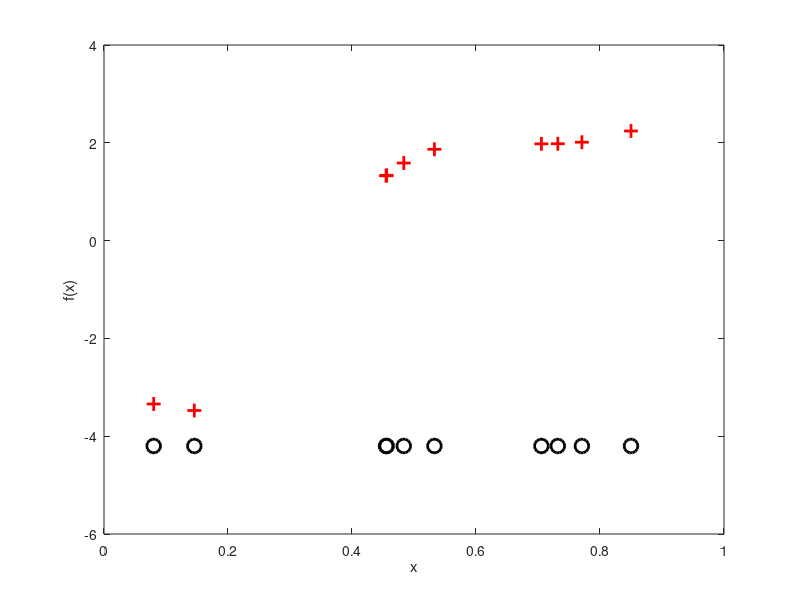
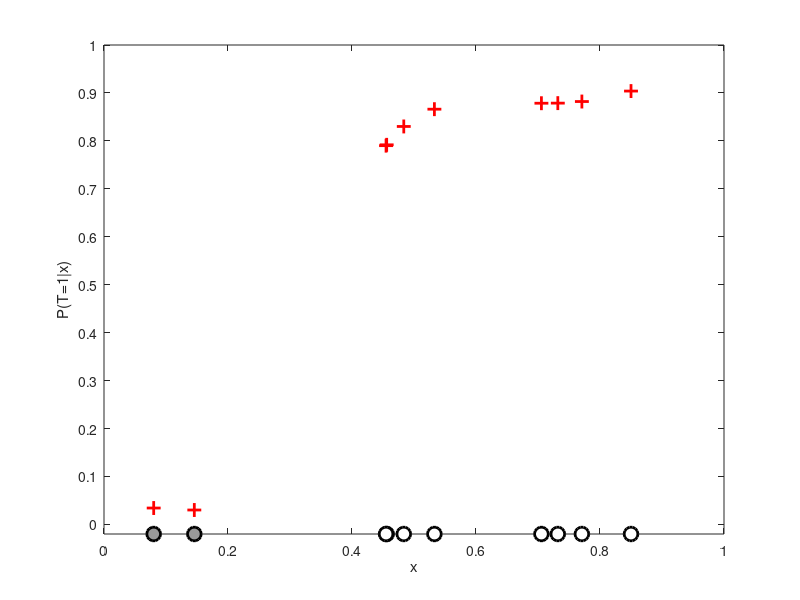
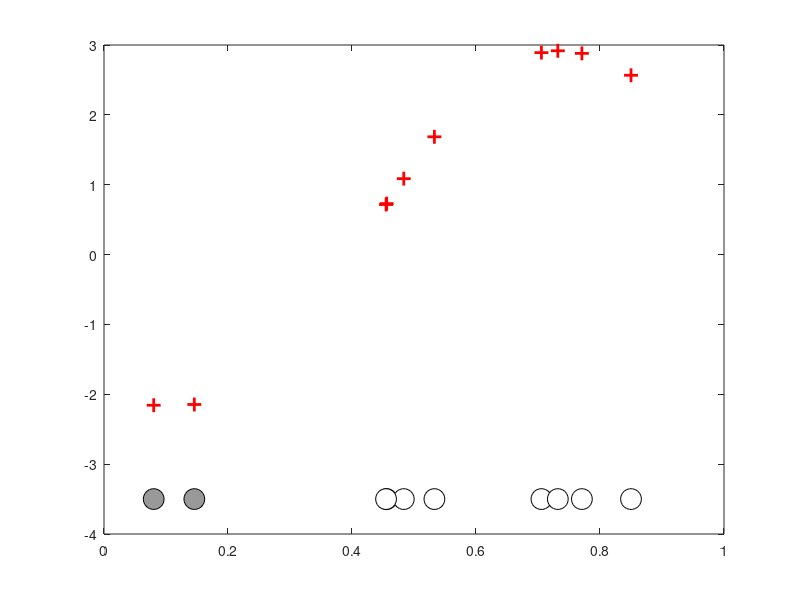
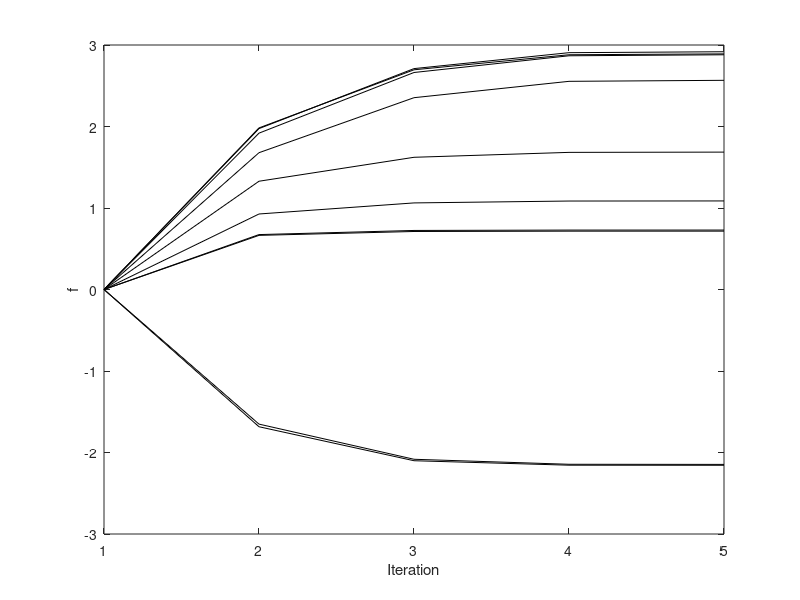

Write the MATLAB code that produced these figures, in order. (Note: this script raises an error after producing the figures.)
%% gpclass.m
% Performs binary GP classification with one dimensional data
%
% From A First Course in Machine Learning
% Simon Rogers, August 2016 [simon.rogers@glasgow.ac.uk]
%
clear all; close all;

%% Binary GP classification (1D) using the Laplace approximation
clear all;close all;

% If you don't want the exact data from the book, comment the rng line
% and the two that slightly change x values
rng(100);
N = 10;
x = rand(N,1);
x = sort(x);
x(3) = x(3) + 0.05;
x(10) = x(10) + 0.05;


%% Set the covariance parameters
gamma = 10;
alpha = 10;

%% Compute the covariance matrix (training)
for n = 1:N
    for m = 1:N
        C(n,m) = alpha*exp(-gamma*(x(n)-x(m))^2);
    end
end

%% Generative model - Figure 8.18 in book
% Change the rng parameter to get different datasets
rng(84)
% Sample a function from the GP prior
f = mvnrnd(repmat(0,N,1),C);
figure(1);
hold off;
% Plot the realisations of the function
plot(x,f,'r+','markersize',10,'linewidth',2)
hold on
xlabel('x')
ylabel('f(x)')
yl = ylim;
yl(1) = yl(1) - 0.2;
% Plot the data points along the x axis
plot(x,repmat(yl(1),N,1),'ko','markersize',10,'linewidth',2)

% Convert the function values to probabilities via a sigmoid function
figure(2);hold off
p = 1./(1+exp(-f));
% Plot the probabilities
plot(x,p,'r+','markersize',10,'linewidth',2)
ylim([-0.02 1]);
yl = ylim;
hold on
% Get some random numbers
u = rand(N,1);
t = zeros(N,1);
% Set the target class to 1 if the random value is less than the probability
t(u<=p') = 1;
% Plot the data agin, coloured according to class
pos = find(t==0);
plot(x(pos),repmat(yl(1),length(pos),1),'ko','markersize',10,'linewidth',2,'markerfacecolor',[0.6 0.6 0.6]);
pos = find(t==1);
plot(x(pos),repmat(yl(1),length(pos),1),'ko','markersize',10,'linewidth',2,'markerfacecolor',[1 1 1]);
set(gca,'ytick',[0:0.1:1],'yticklabel',[0:0.1:1])
xlabel('x')
ylabel('P(T=1|x)')


%% Inference of f
% We will start with a point estimate obtained through numerical
% optimisation

%% Newton-Rapshon procedure for finding the MAP estimate of f
% Initialise f as a vector of zeros
f = zeros(N,1);
% Pre-compute the inverse of C (for efficiency)
invC = inv(C);

% Newton-Raphson procedure (p.300)
max_its = 10;
it = 1;
allf = zeros(max_its,N);
allf(1,:) = f';
while it < max_its
    g = 1./(1+exp(-f));
    gradient = -invC*f + t - g;
    hessian = -invC - diag(g.*(1-g));
    f = f - inv(hessian)*gradient;
    it = it + 1;
    allf(it,:) = f';
end
hessian = -invC - diag(g.*(1-g));

figure();hold off
% Plot the inferred optimised f values
plot(x,f,'r+','markersize',10,'linewidth',2)
hold on
% plot the data
pos = find(t==0);
yl = ylim;
plot(x(pos),repmat(-3.5,length(pos),1),'ko','markersize',15,'markerfacecolor',[0.6 0.6 0.6])
pos = find(t==1);
yl = ylim;
plot(x(pos),repmat(-3.5,length(pos),1),'ko','markersize',15,'markerfacecolor',[1 1 1])
xlim([0 1])

% Plot the evolution of the f values through the optimisation
figure();
plot(allf(1:5,:),'k')
xlabel('Iteration');
ylabel('f');

%% Predictions with the point estimate
% Define some test points for vidualisation and compute the test covariance
testx = [0:0.01:1]';
Ntest = length(testx);
% Compute the required covariance functions
for n = 1:N
    for m = 1:Ntest
        R(n,m) = alpha*exp(-gamma*(x(n)-testx(m))^2);
    end
end

for n = 1:Ntest
    for m = 1:Ntest
        Cstar(n,m) = alpha*exp(-gamma*(testx(n) - testx(m))^2);
    end
end

% Compute the latent function at the test points
fs = R'*invC*f;

% Plot the predictive latent function
figure();hold off
plot(testx,fs,'k','color',[0.6 0.6 0.6],'linewidth',2)
hold on
pos = find(t==0);
yl = ylim;
plot(x(pos),f(pos),'ko','markersize',15,'markerfacecolor',[0.6 0.6 0.6])
pos = find(t==1);
plot(x(pos),f(pos),'ko','markersize',15,'markerfacecolor',[1 1 1])
xlabel('x')
ylabel('f(x)')

% Plot the predictive probabilities
figure()
hold off
plot(testx,1./(1+exp(-fs)),'k','linewidth',2,'color',[0.6 0.6 0.6])
hold on
pos = find(t==0);
plot(x(pos),1./(1+exp(-f(pos))),'ko','markersize',15,'markerfacecolor',[0.6 0.6 0.6])
pos = find(t==1);
plot(x(pos),1./(1+exp(-f(pos))),'ko','markersize',15,'markerfacecolor',[1 1 1])
ylim([-0.03 1])
xlabel('x')
ylabel('P(T=1|x)')



%% Propogating uncertainty through the sigmoid function
% In the previous example, we simply pushed the predictive mean through the
% sigmoid function. We can also account for the predictive variance. Here
% we do this by generating lots of samples from the latent function,
% pushing them all through the sigmoid function and then taking the mean

% Comute the predictive variance
predvar = diag(Cstar - R'*invC*R);
% Watch out for really small values
predvar(predvar<1e-6) = 1e-6;

% Generare lots of samples and then average
Nsamples = 10000;
u = randn(Ntest,Nsamples).*repmat(sqrt(predvar),1,Nsamples) + repmat(fs,1,Nsamples);
pavg = mean(1./(1+exp(-u)),2);

% Plot the resulting predictive probabilities
figure();
hold off
plot(testx,pavg,'k','linewidth',2,'color',[0.6 0.6 0.6])
hold on
pos = find(t==0);
plot(x(pos),1./(1+exp(-f(pos))),'ko','markersize',15,'markerfacecolor',[0.6 0.6 0.6])
pos = find(t==1);
plot(x(pos),1./(1+exp(-f(pos))),'ko','markersize',15,'markerfacecolor',[1 1 1])

xlabel('x')
ylabel('P(T==1|x)')

%% Plot the marginal posterior at the training points
% Plot the posterior of the latent variables at the training points (mean
% plus and minus standard deviation)
figure();
hold off

% Compute the posterior covariance
covf = -inv(hessian);
post_sd = sqrt(diag(covf));
pos = find(t==0);
errorbar(x(pos),f(pos),post_sd(pos),'ko','markersize',15,'markerfacecolor',[0.6 0.6 0.6],'linewidth',2)
hold on
pos = find(t==1);
errorbar(x(pos),f(pos),post_sd(pos),'ko','markersize',15,'markerfacecolor',[1 1 1],'linewidth',2)
xlim([-0.02 1])
xlabel('x')
ylabel('f')



%% And the test predictions
% Add the predictive mean and variance, and some samples to the plots.

% Compute the predictive mean and covariance
pred_mu = R'*invC*f;
pred_cov = Cstar - R'*(C\R) + R'*(C\covf)*invC*R;
pred_cov = pred_cov + 1e-6*eye(Ntest);

figure();
hold off

% Sample some predictive functions and plot them
samps = gausssamp(pred_mu,pred_cov,10);
plot(testx,samps','k','color',[0.6 0.6 0.6])
hold on
% Plot the predictive mean and variance
plot(testx,pred_mu,'k','linewidth',2)
sd = sqrt(diag(pred_cov));
plot(testx,pred_mu + sd,'k--','linewidth',2)
plot(testx,pred_mu - sd,'k--','linewidth',2)

% Plot the values at the data
pos = find(t==0);
errorbar(x(pos),f(pos),post_sd(pos),'ko','markersize',15,'markerfacecolor',[0.6 0.6 0.6],'linewidth',2)
hold on
pos = find(t==1);
errorbar(x(pos),f(pos),post_sd(pos),'ko','markersize',15,'markerfacecolor',[1 1 1],'linewidth',2)
xlim([0 1]);
ylim([-6 6]);

xlabel('x')
ylabel('f(x)')

% Turn each sample into a probability to plot
figure()
hold off
plot(testx,1./(1+exp(-samps')),'k','color',[0.6 0.6 0.6])
ylim([0 1])
xlabel('x')
ylabel('P(T=1|x)')
